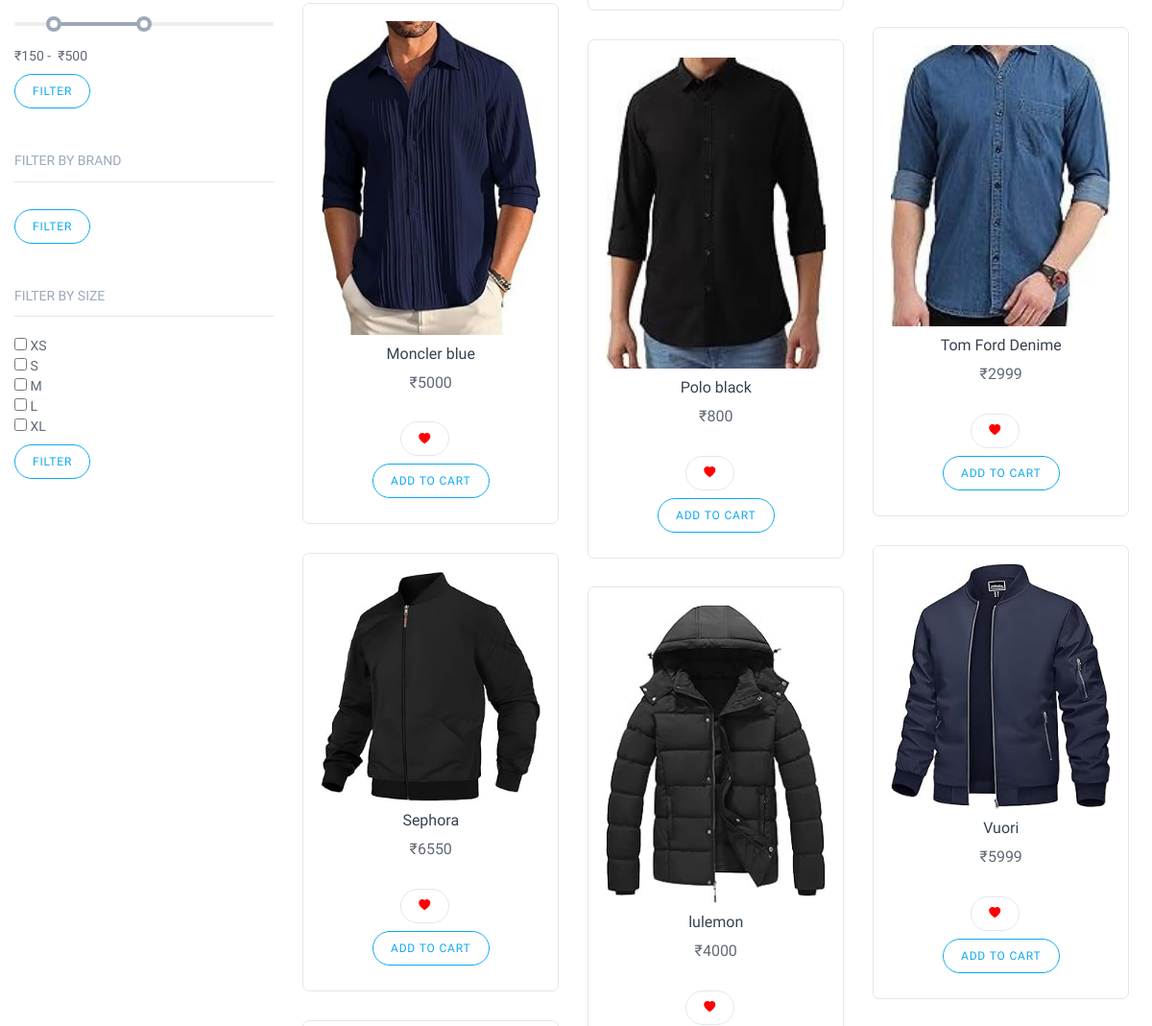
The app's page /shopgrid (middle part), older data.
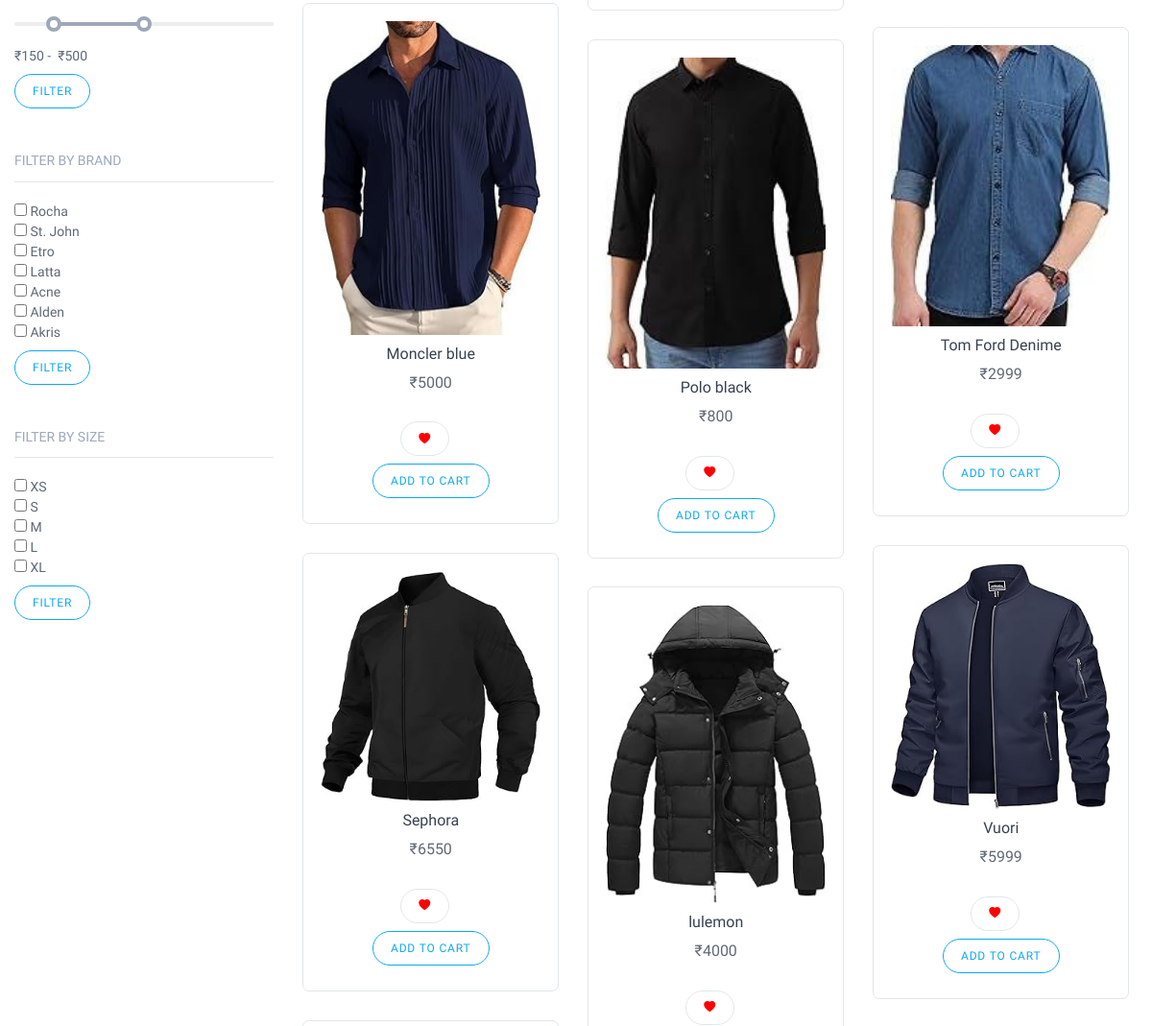
The same page, newer data.
### myapp/models.py (models this page shows, shortened)
class Product(models.Model):
    Sub_category=models.ForeignKey(Sub_category,on_delete=models.CASCADE)
    Size_filter=models.ForeignKey(Size_filter,on_delete=models.CASCADE,blank=True,null=True)
    Brand_filter=models.ForeignKey(Brand_filter,on_delete=models.CASCADE,blank=True,null=True)
    product_name=models.CharField(max_length=100)
    product_image=models.ImageField(upload_to="image",blank=True,null=True)
    product_price=models.IntegerField()

class Size_filter(models.Model):
    size=models.CharField(max_length=100)

class Brand_filter(models.Model):
    brand=models.CharField(max_length=100)

### myapp/views.py (the view, shortened to what this page needs)
# urls.py: path('shopgrid',views.shopgrid,name='shopgrid'),
def shopgrid(request):
    mid = Main_Category.objects.all()
    sid = Sub_category.objects.all()
    pid = Product.objects.all()
    sfid = Size_filter.objects.all()
    mid2 = request.GET.get('mid2')
    sid2 = request.GET.get('sid2')
    Bid = Brand_filter.objects.all()
    wishlist = None
    if mid2:
        sid = sid.filter(Main_Category_id=mid2)
    if sid2:
        pid = pid.filter(Sub_category_id=sid2)
    context = {
        "mid": mid,
        "sid": sid,
        "pid": pid,
        "mid2": mid2,
        "sid2": sid2,
        "sfid": sfid,
        "Bid": Bid,
        "wishlist": wishlist,
    }
    return render(request, 'shop-grid-ls.html', context)

### myapp/templates/shop-grid-ls.html (shortened to what this page needs)
{% load static %}
<!DOCTYPE html>
<html lang="en">
<head>
  <link href="https://cdn.jsdelivr.net/npm/bootstrap@5.3.3/dist/css/bootstrap.min.css" rel="stylesheet">
  <link href="https://cdn.jsdelivr.net/npm/bootstrap-icons@1.11.3/font/bootstrap-icons.min.css" rel="stylesheet">
  <link rel="stylesheet" media="screen" href="{% static 'css/vendor.min.css' %}">
  <link id="mainStyles" rel="stylesheet" media="screen" href="{% static 'css/styles.min.css' %}">
</head>
<body>
  <div class="offcanvas-wrapper">
    <div class="container padding-bottom-3x mb-1">
      <div class="row">
        <div class="col-xl-9 col-lg-8 order-lg-2">
          <div class="isotope-grid cols-3 mb-2">
            {% for p in pid %}
            <div class="grid-item">
              <div class="product-card">
                <a class="product-thumb" href="shop-single.html">
                  <img src="{{p.product_image}}" alt="Product">
                </a>
                <h3 class="product-title">
                  <a href="shop-single.html" name="product_name">{{p.product_name}} </a>
                </h3>
                <h4 class="product-price">
                  <span> ₹{{p.product_price}}</span>
                </h4>
                <div class="product-buttons">
                  <form method="post" action="{% url 'wishlist' id=p.id %}" class="wishlist-form" data-product-id="{{ p.id }}">
                    <button class="btn btn-outline-secondary btn-sm btn-wishlist wishlist-btn" title="whishlist">
                      {% if i in l1 %}
                        <i class="bi bi-heart" style="color:black;"></i>
                      {% else %}
                        <i class="bi bi-heart-fill" style="color:red; "></i>
                      {% endif %}
                    </button>
                  </form>
                  <button class="btn btn-outline-primary btn-sm" data-toast data-toast-type="success" data-toast-position="topRight" data-toast-icon="icon-circle-check"
                    data-toast-title="Product" data-toast-message="successfuly added to cart!">Add to Cart</button>
                </div>
              </div>
            </div>
            {% endfor %}
          </div>
        </div>
        <div class="col-xl-3 col-lg-4 order-lg-1">
          <aside class="sidebar sidebar-offcanvas">
            <section class="widget widget-categories">
              <footer class="ui-range-slider-footer">
                <form action="{% url 'price_filter' %}" method="post" class="price-range-slider" data-start-min="150" data-start-max="500" data-min="0" data-max="1000" data-step="1">
                  <div class="ui-range-slider"></div>
                  <div class="column">
                    <div class="ui-range-values"><br>
                      <div class="ui-range-value-min">
                        ₹<span></span>
                      </div>&nbsp;-&nbsp;
                      <div class="ui-range-value-max">
                        ₹<span></span>
                      </div>
                    </div>
                  </div>
                  <button class="btn btn-outline-primary btn-sm" type="submit">Filter</button>
                </form>
              </footer>
            </section>
            <form action="{% url 'Brand_filter_product' %}" method="post">
              <section class="widget">
                  <h3 class="widget-title">Filter by Brand</h3>
                  {% for b in Bid %}
                  <div>
                      <input type="checkbox" name="brand" value="{{ b.id }}"> {{ b.brand }}
                  </div>
                  {% endfor %}
                  <button class="btn btn-outline-primary btn-sm" type="submit">Filter</button>
              </section>
          </form>
            <form action="{% url 'size_filter_product' %}" method="post">
              <section class="widget">
                <h3 class="widget-title">Filter by Size</h3>
                {% for i in sfid %}
                <div>
                  <input type="checkbox" name="size" value="{{ i.size }}">
                  {{ i.size }}
                </div>
                {% endfor %}
                <button class="btn btn-outline-primary btn-sm" type="submit">Filter</button>
              </section>
            </form>
          </aside>
        </div>
      </div>
    </div>
  </div>
</body>
</html>

Row changes from the older to the newer data that the page shows:
added Brand_filter: brand "Rocha"
added Brand_filter: brand "St. John"
added Brand_filter: brand "Etro"
added Brand_filter: brand "Latta"
added Brand_filter: brand "Acne"
added Brand_filter: brand "Alden"
added Brand_filter: brand "Akris"
